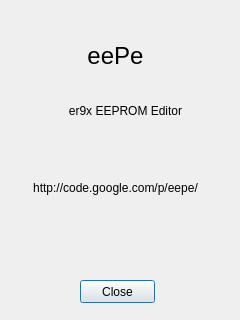
<?xml version="1.0" encoding="UTF-8"?>
<ui version="4.0">
 <class>About</class>
 <widget class="QDialog" name="About">
  <property name="geometry">
   <rect>
    <x>0</x>
    <y>0</y>
    <width>240</width>
    <height>320</height>
   </rect>
  </property>
  <property name="windowTitle">
   <string>Dialog</string>
  </property>
  <widget class="QPushButton" name="pushButton">
   <property name="geometry">
    <rect>
     <x>80</x>
     <y>280</y>
     <width>75</width>
     <height>23</height>
    </rect>
   </property>
   <property name="text">
    <string>Close</string>
   </property>
   <property name="default">
    <bool>true</bool>
   </property>
  </widget>
  <widget class="QLabel" name="label">
   <property name="geometry">
    <rect>
     <x>60</x>
     <y>20</y>
     <width>111</width>
     <height>71</height>
    </rect>
   </property>
   <property name="font">
    <font>
     <pointsize>18</pointsize>
    </font>
   </property>
   <property name="text">
    <string>eePe</string>
   </property>
   <property name="alignment">
    <set>Qt::AlignCenter</set>
   </property>
  </widget>
  <widget class="QLabel" name="label_2">
   <property name="geometry">
    <rect>
     <x>60</x>
     <y>80</y>
     <width>131</width>
     <height>61</height>
    </rect>
   </property>
   <property name="text">
    <string>er9x EEPROM Editor</string>
   </property>
   <property name="alignment">
    <set>Qt::AlignCenter</set>
   </property>
  </widget>
  <widget class="QLabel" name="label_3">
   <property name="geometry">
    <rect>
     <x>20</x>
     <y>180</y>
     <width>191</width>
     <height>16</height>
    </rect>
   </property>
   <property name="text">
    <string>http://code.google.com/p/eepe/</string>
   </property>
   <property name="textFormat">
    <enum>Qt::RichText</enum>
   </property>
   <property name="alignment">
    <set>Qt::AlignCenter</set>
   </property>
   <property name="textInteractionFlags">
    <set>Qt::LinksAccessibleByKeyboard|Qt::LinksAccessibleByMouse</set>
   </property>
  </widget>
 </widget>
 <resources/>
 <connections>
  <connection>
   <sender>pushButton</sender>
   <signal>clicked()</signal>
   <receiver>About</receiver>
   <slot>close()</slot>
   <hints>
    <hint type="sourcelabel">
     <x>116</x>
     <y>287</y>
    </hint>
    <hint type="destinationlabel">
     <x>132</x>
     <y>230</y>
    </hint>
   </hints>
  </connection>
 </connections>
</ui>
